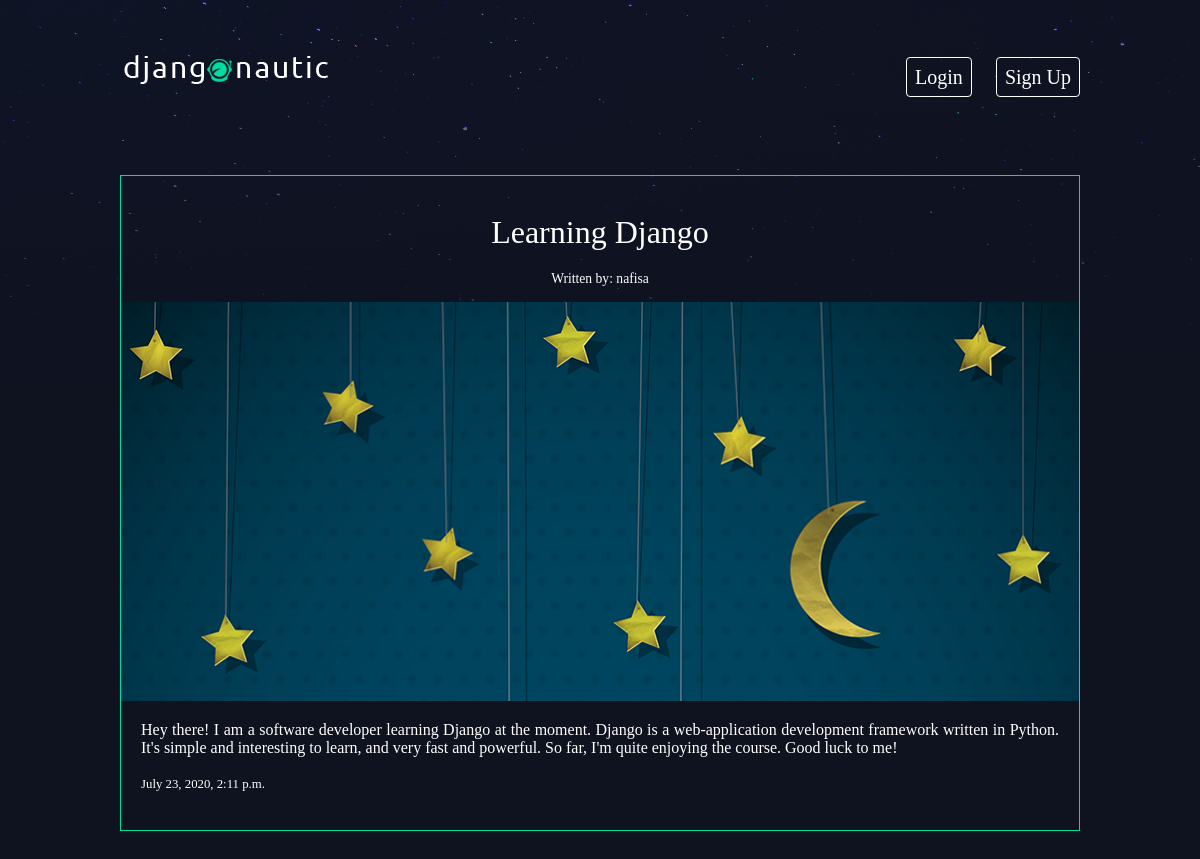
The page /articles/learning-django/ on the database its author committed.
### articles/models.py (models this page shows, shortened)
class Article(models.Model):
    title = models.CharField(max_length=100)
    slug = models.SlugField()
    body = models.TextField()
    date = models.DateTimeField(auto_now_add=True)
    thumb = models.ImageField(default='default.png', blank=True)
    author = models.ForeignKey(User, on_delete=models.CASCADE, default=None)

### articles/views.py (the view)
# urls.py: path('<slug:slug>/', views.article_detail, name="detail"),
def article_detail(request, slug):
    article = Article.objects.get(slug=slug)
    return render(request, 'articles/article_detail.html', {'article': article})

### articles/templates/articles/article_detail.html
{% extends 'base_layout.html' %}
{% block content %}
    <div class="article-detail">
        <div class="article">
            <br> <h2>{{ article.title }}</h2>
            <h4> Written by: {{ article.author.username }} </h4>
            <img src="{{ article.thumb.url }}">
            <p> {{ article.body }} </p>
            <p class="date"> {{ article.date }} </p> <br>
        </div>
    </div>
{% endblock %}

### assets/styles.css (style rules this page uses)
body { background-color: #0f121f; background-image: url(/static/stars.png); background-repeat: no-repeat; color: #fff; }
body * { font-family: Ubuntu; }
h1, h2, h3, h4, h5 { font-weight: normal; margin: 0; }
.article { padding: 10px; border: 1px solid #00dba0; position: relative; padding-bottom: 40px; }
.article h2 { font-size: 1.3em; }
.article h4 { font-size: 0.8em; }
.article-detail .article { padding: 0; margin-top: 30px; }
.article-detail .article img { max-width: 100%; margin-top: 5px; }
.article-detail .article h2 { text-align: center; margin: 20px auto; font-size: 2em; }
.article-detail .article h4 { text-align: center; font-size: 0.85em; margin: 10px 20px; }
.article-detail .article p { margin-top: 20px; margin-bottom: 20px; margin-left: 20px; margin-right: 20px; text-align: justify; }
.article-detail .article .date { font-size: 0.8em; }

### rows shown on the page
Article: title "Learning Django", author.username "nafisa", thumb (picture), body "Hey there! I am a software developer learning Django at the moment. Django is a web-application development framework written in Python. It's simple and interesting to learn, and very fast and powerful. So far, I'm quite enjoying the course. Good luck to me!", date "July 23, 2020, 2:11 p.m."
